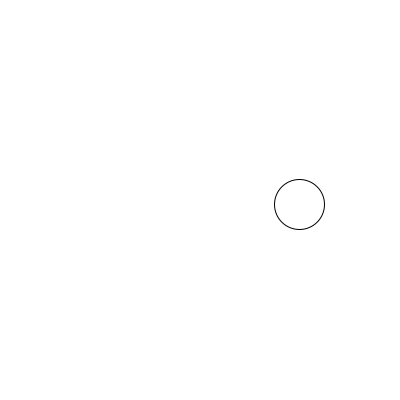
Frame 1 (no input)
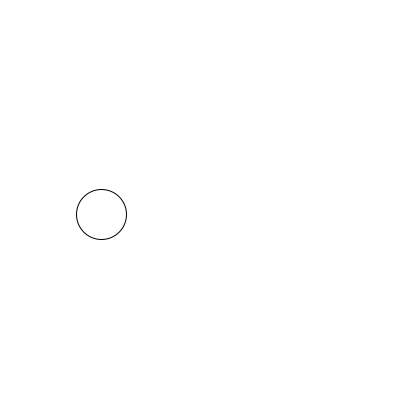
Frame 60 (the mouse pressed at the canvas centre just before this capture)
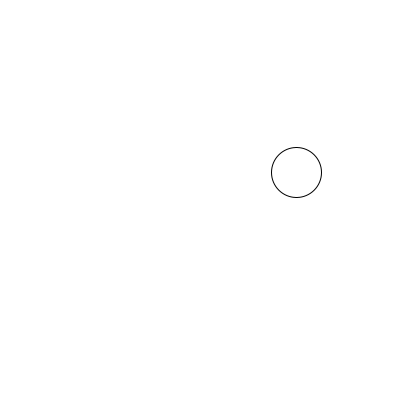
Frame 120 (the mouse held since frame 60 and released just before this capture)

The Processing sketch that drew these frames (run headless with seeded random() and noise(); from frame 60 on, the mouse is pressed at the canvas centre):

// Processing sketch: simple_animation
// ── simple_animation.pde
void setup() {
  size(400, 400);
  frameRate(30);
}

void draw() {
  background(255);
  float x = width / 2 + cos(frameCount * 0.05) * 100;
  float y = height / 2 + sin(frameCount * 0.05) * 100;
  ellipse(x, y, 50, 50);
}
